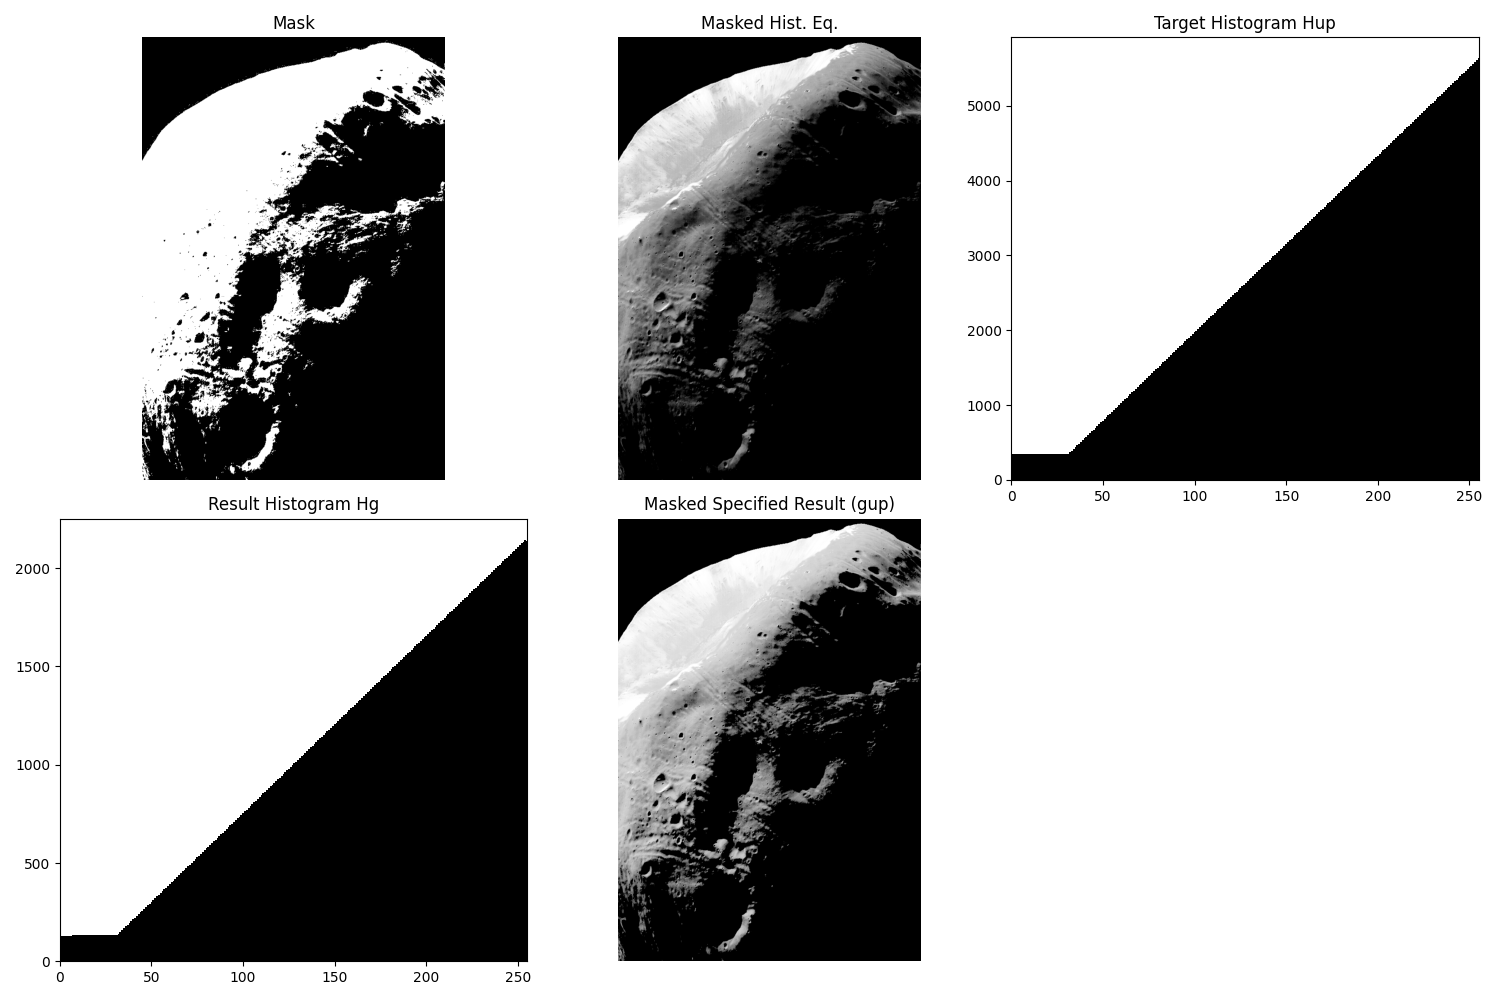

Here is the Python script that generated this plot:

import sys
import os
import numpy as np
import matplotlib.pyplot as plt
from skimage.io import imread
from skimage.util import img_as_float, img_as_ubyte

from libDIPUM.exacthist import exacthist
from libDIPUM.fun2hist import fun2hist
from libDIPUM.sigmamf import sigmamf # Assuming this exists based on ls
from libDIPUM.data_path import dip_data

def imhist(img, bins=256):
    hist, _ = np.histogram(img.flatten(), bins, [0, bins])
    return hist

# Data Loading
img_path = dip_data('mars_moon_phobos.tif')
f = imread(img_path)
if f.ndim == 3: f = f[:,:,0]
# Ensure uint8 for exacthist
if f.dtype != np.uint8:
    f = img_as_ubyte(f)

M, N = f.shape

# Mask
# idx = find(f == 0); mask = ones; mask(idx) = 0;
# Convert to boolean mask where True means "Process this pixel"
# exacthist mask: "Only pixels where mask > 0 are processed."
# So mask should be 0 for background.
mask = np.ones((M, N), dtype=bool)
mask[f == 0] = False

# Part 1: Exact Histogram Equalization (Uniform)
# H(1:256) = M*N/256 roughly.
# Note: mask reduces number of pixels?
# MATLAB: H(1:256) = M*N/256.
# Wait, if we use a mask, exacthist processes only masked pixels.
# The target H usually sums to the number of *masked* pixels or *total* pixels?
# exacthist documentation/implementation (which I wrote) checks sum against `num_active`.
# And normalizes H if mismatch.
# MATLAB script sets H based on M*N (total pixels).
# `fun2hist` (MATLAB) normalizes to M*N usually.
# If `exacthist` sees mask, it will likely see mismatch (Sum(H)=MN != NumMasked).
# My `exacthist.py` implementation handles this by rescaling H to match `num_active`.
# So strictly following MATLAB script is fine.

H_uniform = np.full(256, (M * N) / 256.0)
H_uniform = fun2hist(H_uniform, M * N)

# gmasked = exacthist(f, H, mask)
gmasked, _, _ = exacthist(f, H_uniform, mask)

# Part 2: Custom Histogram (Sigmoid)
# z = 1:256;
# sig = 0.065 + sigmamf(z, 32, 256);
# Check sigmamf signature in Python.
# Assuming sigmamf(x, a, c) or sigmamf(x, [a, c])?
# MATLAB: sigmamf(x, [a c]).
# MATLAB script: sigmamf(z, 32, 256). This implies 2 separate args?
# Or maybe custom `sigmamf`?
# I'll try calling with separate args `sigmamf(z, 32, 256)`. If it fails, I'll try list.
# Actually, let's peek lexiorder logic or similar? No time.
# I will assume standard python transcription of typical usage.

z = np.arange(1, 257) # 1 to 256

# Try calling sigmamf.
try:
    # Assuming arguments a=32, c=256?
    # MATLAB sigmamf(x, [a c]).
    # But script says sigmamf(z,32,256).
    # Maybe the script uses a custom version that takes unpacked args.
    sig_vals = sigmamf(z, 32, 256)
except TypeError:
    # Retry with list
    sig_vals = sigmamf(z, [32, 256])

sig = 0.065 + sig_vals

# Hup = fun2hist(sig, M*N)
Hup = fun2hist(sig, M * N)

# [gup, Hg] = exacthist(f, Hup, mask)
gup, Hg, _ = exacthist(f, Hup, mask)

# Display
fig, axes = plt.subplots(2, 3, figsize=(15, 10))

# 1. Mask
axes[0, 0].imshow(mask, cmap='gray')
axes[0, 0].set_title('Mask')
axes[0, 0].axis('off')

# 2. Masked Equalized
axes[0, 1].imshow(gmasked, cmap='gray')
axes[0, 1].set_title('Masked Hist. Eq.')
axes[0, 1].axis('off')

# 3. Hup Bar
axes[0, 2].bar(np.arange(256), Hup, color='black', width=1)
axes[0, 2].set_title('Target Histogram Hup')
axes[0, 2].set_xlim([0, 255])

# 4. Hg Bar (Result Hist)
axes[1, 0].bar(np.arange(256), Hg, color='black', width=1)
axes[1, 0].set_title('Result Histogram Hg')
axes[1, 0].set_xlim([0, 255])

# 5. gup (Result Image)
axes[1, 1].imshow(gup, cmap='gray')
axes[1, 1].set_title('Masked Specified Result (gup)')
axes[1, 1].axis('off')

# Empty slot
axes[1, 2].axis('off')

plt.tight_layout()
plt.savefig('Figure331.png')
print("Saved Figure331.png")
plt.show()
